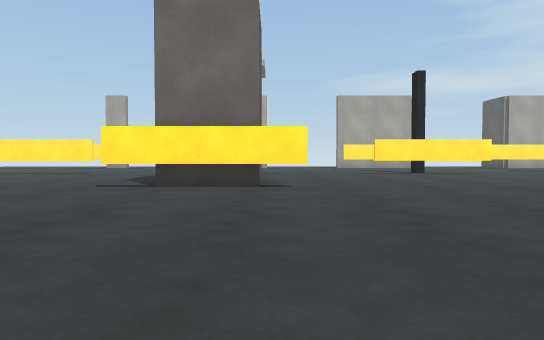
[1] (above)

24 first-person views from a walk through a 3-D level made in the Unity game engine. The camera is 0.59 m above the floor, tilts 2° down and sees 70° across. Doors are open. The floor is counted in squares, 1 m on a side. Each view is taken from the middle of a square. On the plan, view 1 faces up. The plan holds only what a view shows up to about 10 squares ahead; the rest is blank. The place goes on beyond the plan.

[2]
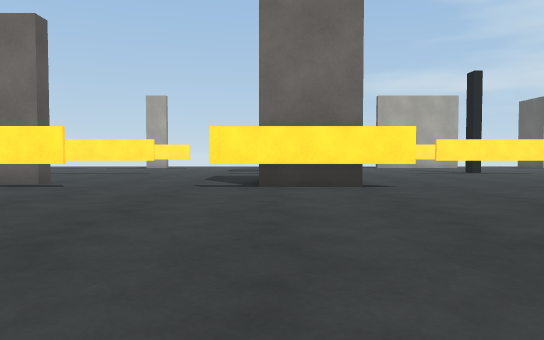

[3]
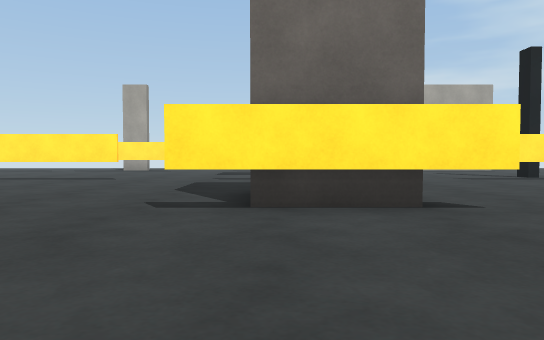

[4]
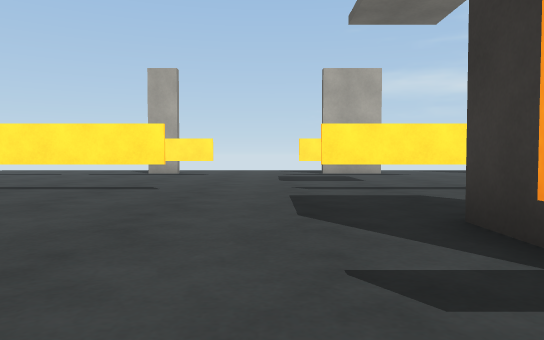

[5]
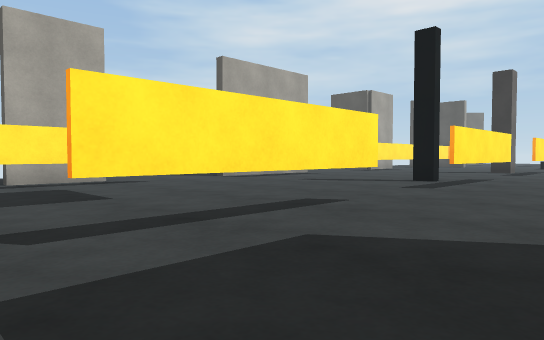

[6]
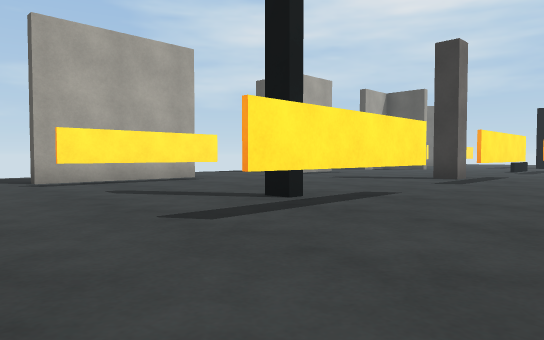

[7]
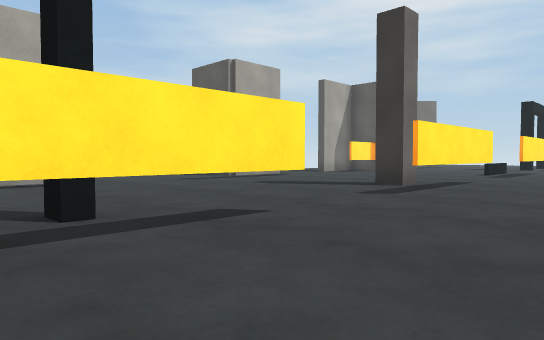

[8]
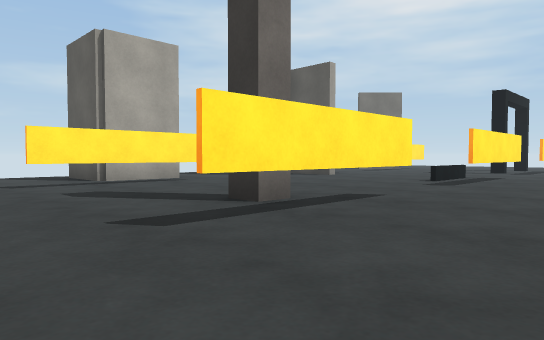

[9]
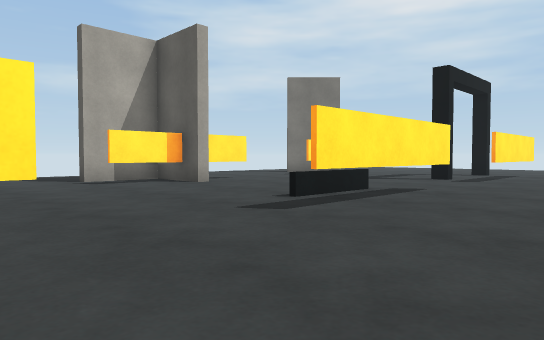

[10]
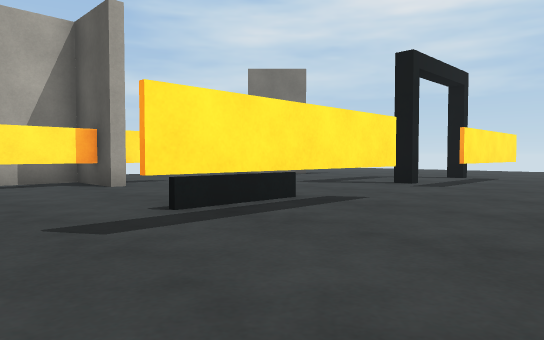

[11]
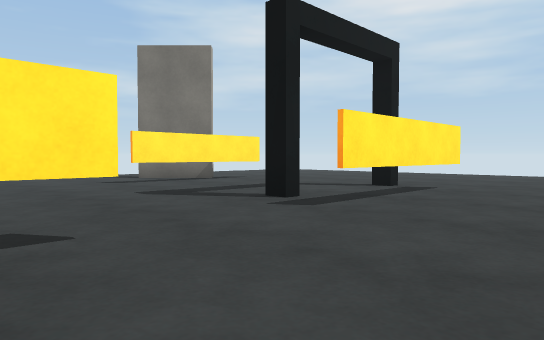

[12]
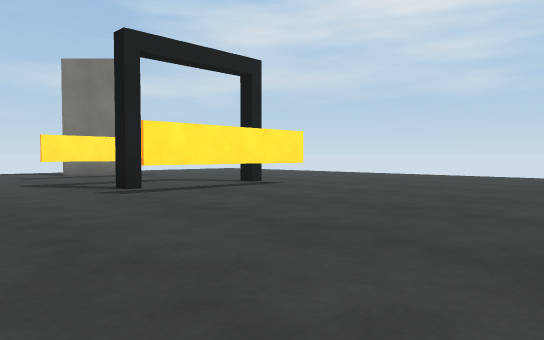

[13]
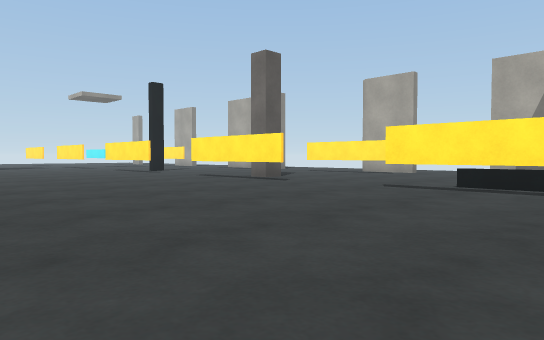

[14]
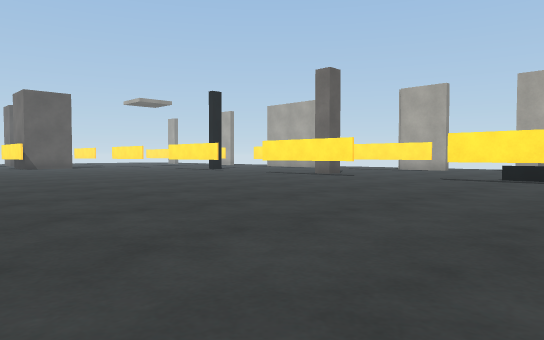

[15]
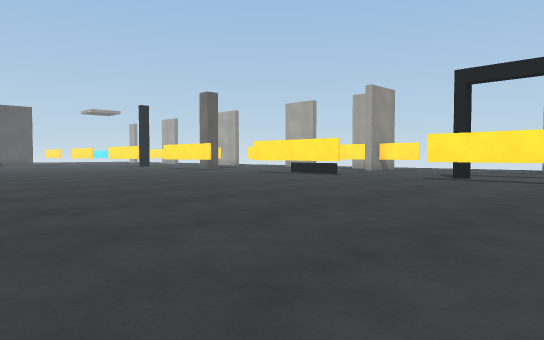

[16]
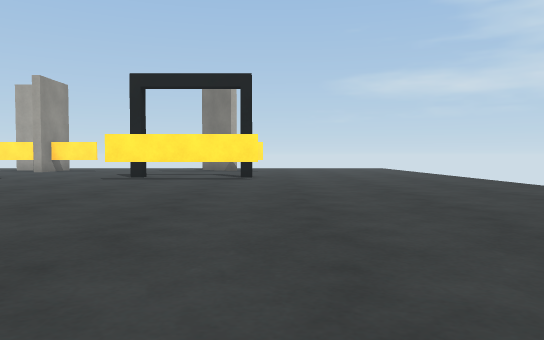

[17]
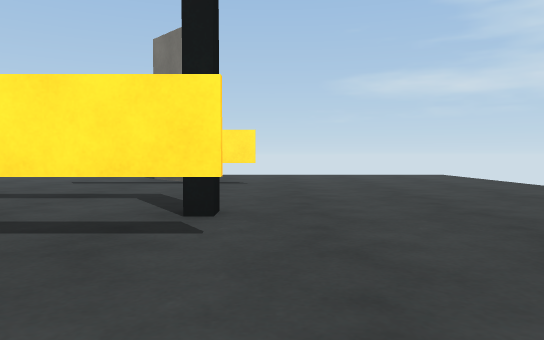

[18]
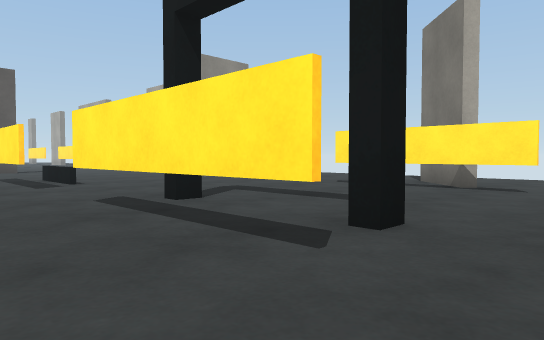

[19]
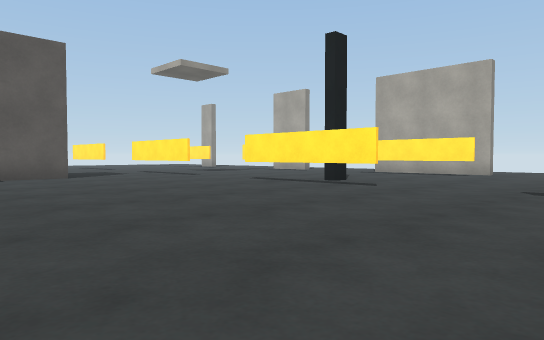

[20]
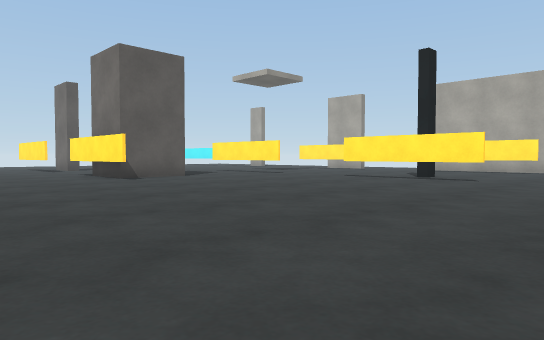

[21]
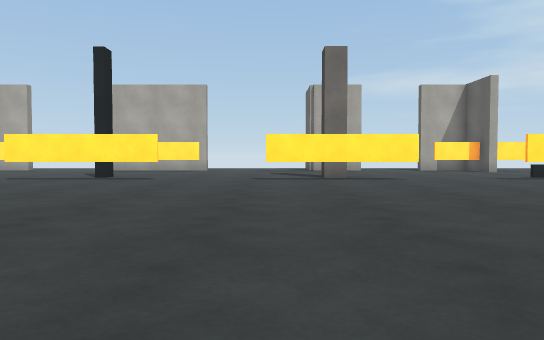

[22]
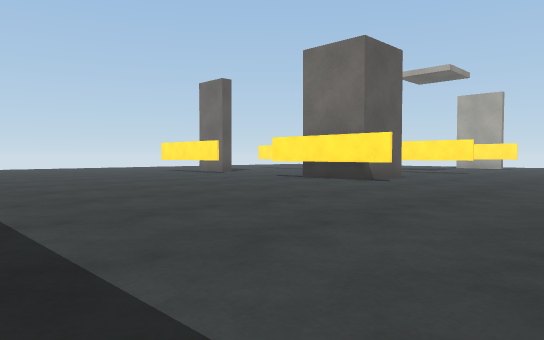

[23]
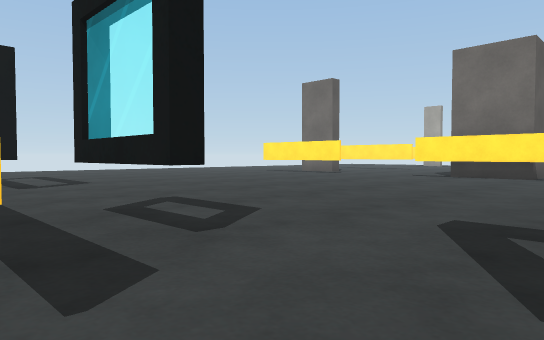

[24]
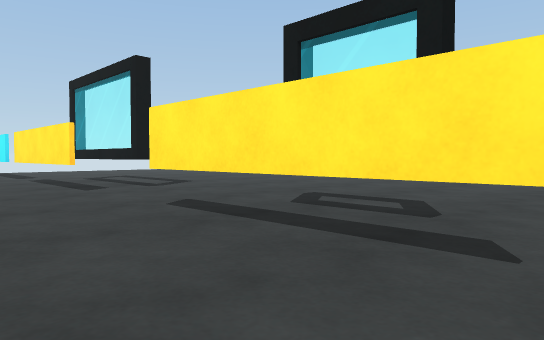

### Floor plan
Key: @ floor where view 1 was taken; # wall or solid block; . floor; = window, fence, low wall or low ledge; T thing the floor can be seen under or through; O other object.
Columns run from 11 left of view 1 to 28 right of it. Each row starts with its distance up from view 1.
 18         ### ...####..####...### ..##....
 17         ................................
 16  .......................................
 15  .......................................
 14  ...............T......O.....==...O..O..
 13   #TTT..TTTT...TTTT..OOOO...TTTT..OOOO..
 12    .....................................
 11    .....................................
 10     ....................................
  9    ##....OO.............................
  8    ......OOO............................
  7     ##..O..O............................
  6      ...................................
  5      ...................................
  4       ..................................
  3       ..........  ....      ....   ....
  2      ............
  1     .............
  0    ........@.....
 -1   ...............
 -2   ===#...==..
 -3  ............
 -4 #.####..TTTT..
 -5     .........
 -6          ....

Positions as (right, up) in squares from view 1, and headings:
1: (0, 0), facing up
2: (-2, 0), facing up
3: (-2, 3), facing up
4: (-4, 6), facing up
5: (-4, 10), facing up-right
6: (1, 10), facing up-right
7: (4, 10), facing up-right
8: (8, 10), facing up-right
9: (13, 10), facing up-right
10: (15, 10), facing up-right
11: (19, 10), facing up-right
12: (20, 7), facing up-right
13: (20, 6), facing up-left
14: (20, 3), facing up-left
15: (27, 3), facing up-left
16: (27, 3), facing up
17: (27, 10), facing up
18: (28, 11), facing up-left
19: (11, 6), facing up-left
20: (10, 3), facing up-left
21: (10, 3), facing up
22: (5, -1), facing up-left
23: (2, -4), facing up-left
24: (1, -6), facing up-left
